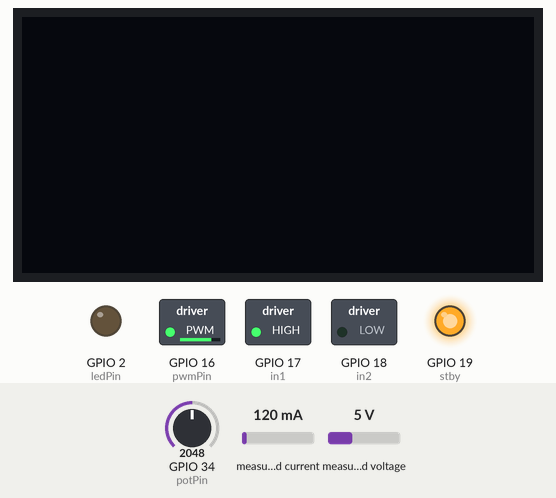
Simulated run of this program. Board: ESP32. On the bench: 128×64 one-colour display, switched loads named in the program (green lamp = pin HIGH), output pins drawn as LEDs (lit = HIGH). The inputs (shaded band) are chosen by the test bench; at power-on: GPIO 34 (potPin) = 2048, measured current 120 mA, measured voltage 5 V.

Above: at 0.1 s.
Timing chart, 0 to 1.6 s (numbered marks = the images above):
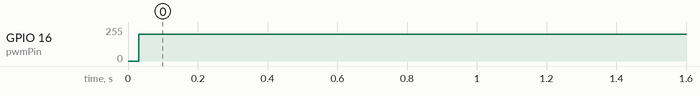

The program:

main.cpp
```cpp
#include <Arduino.h>
#include <Wire.h>
#include <Adafruit_INA219.h>
#include <Adafruit_GFX.h>
#include <Adafruit_SSD1306.h>
#include <WiFi.h>
#include <HTTPClient.h>

Adafruit_INA219 ina219;
Adafruit_SSD1306 display(128, 64, &Wire, -1);

//motor DC
const	int	in1	=	17;
const	int	in2	=	18;
const	int	pwmPin	=	16;
const	int	stby	=	19;
const	int	potPin	=	34;
//led
const int ledPin = 2;


void	setup()	{
  Serial.begin(115200);

  //motor DC
		pinMode(in1,	OUTPUT);
		pinMode(in2,	OUTPUT);
		pinMode(stby,	OUTPUT);
  //led
    pinMode(ledPin, OUTPUT);

		digitalWrite(stby,	HIGH);	//	Aktifkan	driver
		digitalWrite(in1,	HIGH);		//	Atur	arah	putaran	maju
		digitalWrite(in2,	LOW);

		ledcSetup(0,	5000,	8);
		ledcAttachPin(pwmPin,	0);

    Wire.begin();
    ina219.begin();

    display.begin(SSD1306_SWITCHCAPVCC, 0x3C);

}


void	loop()	{
  //pot
  	int	potValue	=	analogRead(potPin);	//	Hasil:	0	-	4095
		int	pwmValue	=	map(potValue,	0,	4095,	0,	255);	//	Konversi	ke	0	-	25

		ledcWrite(0,	200);	//	Set	kecepatan	motor	(0-255)

  //ina
  float arus = ina219.getCurrent_mA();
  float tegangan_V = ina219.getBusVoltage_V();
  float daya_mW = ina219.getPower_mW();
  delay(1000);

  //oled
  display.clearDisplay();
  display.display();
}
```

Measured:
- by itself, GPIO 16 (pwmPin): 0/255 → 199/255 at 0.03 s
